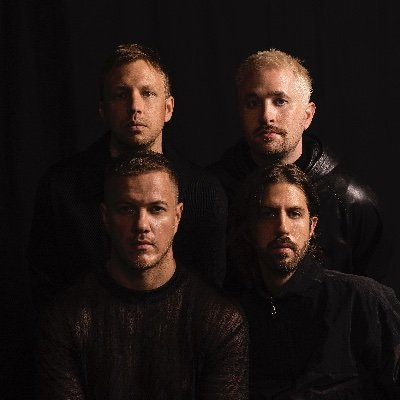
#> input picture Iot_raspberrypi/06_multimidia/ssd.jpg, 400 x 400 px
$ python OpenCV_face_detection.py
#> lines starting #> are read from the running program, lines starting #| are printed output that depends on the picture; after the words box and inside, x2 and y2 are one past the last pixel; in counts of white or black regions, pixels touching at a corner belong together
import cv2

#필터 파일 로드
face_cascade = cv2.CascadeClassifier('./xml/face.xml')

img = cv2.imread('ssd.jpg')
#> img is the input picture: shape (400, 400, 3); mean B, G, R 20.1, 22.4, 30.9

#Cascade 알고리즘은 흑백만 가능
gray = cv2.cvtColor(img, cv2.COLOR_BGR2GRAY)
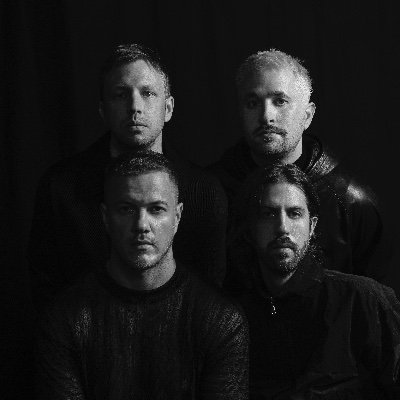
#> gray: shape (400, 400); min 0, max 246, mean 24.8

#얼굴검출
faces = face_cascade.detectMultiScale(gray)
#> faces = [[99, 64, 73, 73], [247, 186, 72, 72], [232, 69, 82, 82], [101, 176, 84, 84]]

for (x, y, w, h) in faces:  #왼쪽 위의 점의 좌표, 너비, 높이
    cv2.rectangle(img, (x, y), (x+w, y+h), (255, 0, 0), 2) #그릴 그림, 시작 좌표, 끝 좌표, 선의 색(BGR), 두께
#> this loop made 4 passes
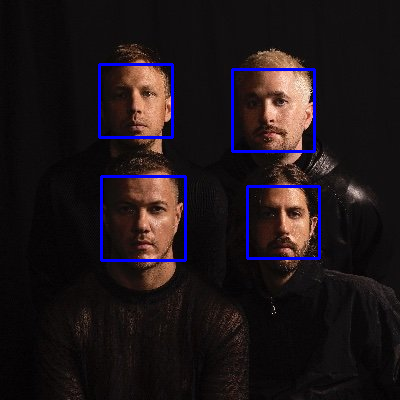
#> img: shape (400, 400, 3); 2.32% of pixels changed, all inside (x1, y1, x2, y2) = (98, 63, 321, 262)

cv2.imshow('img', img)
cv2.waitKey(0)
cv2.destroyAllWindows()
